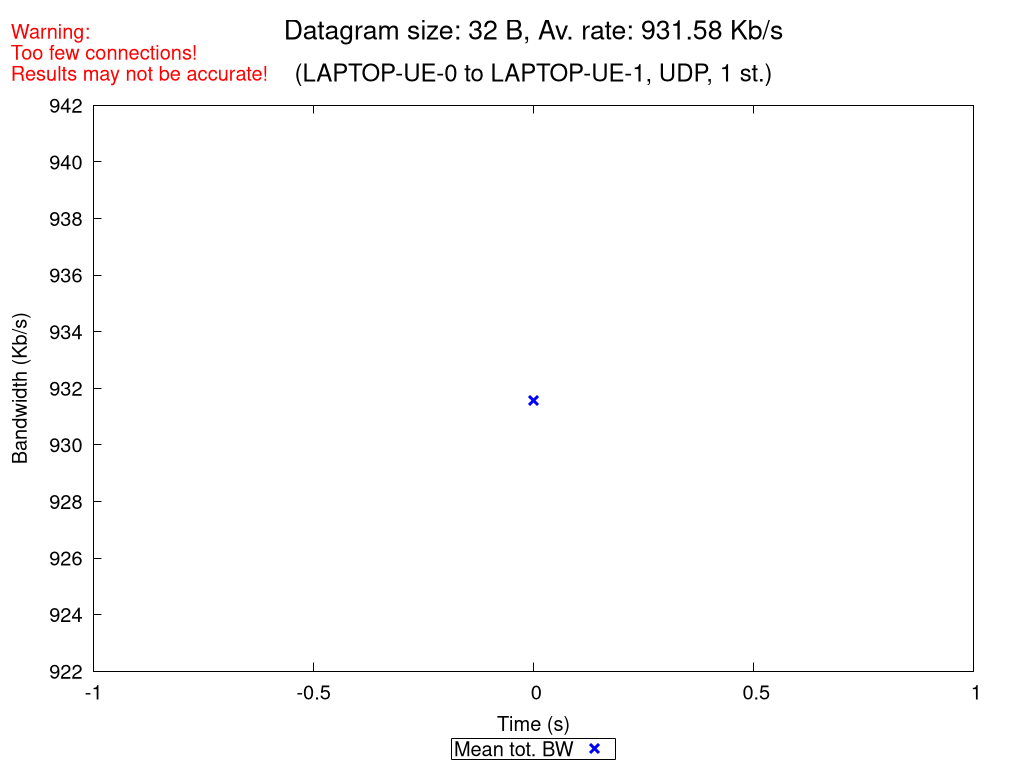

Source code (gnuplot):
set terminal pngcairo nocrop enhanced size 1024,768 font "Verdana,15"
set output "UDP_1_st_2020_10_18_09-41-26_one2two_00032B.png"

set title "{/=20 Datagram size: 32 B, Av. rate: 931.58 Kb/s}\n\n{/=18 (LAPTOP-UE-0 to LAPTOP-UE-1, UDP, 1 st.)}"
set label "Warning:\nToo few connections!\nResults may not be accurate!" at screen 0.01, screen 0.96 tc rgb "red"

set xlabel "Time (s)"
set ylabel "Bandwidth (Kb/s)"
set ytics nomirror
set key bmargin center horizontal box samplen 1 width -1
set bmargin 4.6
set rmargin 4.5

rf = 1000.0  # rate factor
set style fill transparent solid 0.2 noborder
set autoscale xfix
plot "UDP_1_st_2020_10_18_09-41-26_one2two_00032B_iperf_processed.dat" using 1:($2/rf-$3/rf):($2/rf+$3/rf) with filledcurves lc rgb "blue" notitle, \
     "" using 1:($2/rf) with points pt 2 ps 1.5 lw 3 lc rgb "blue" title "Mean tot. BW", \
